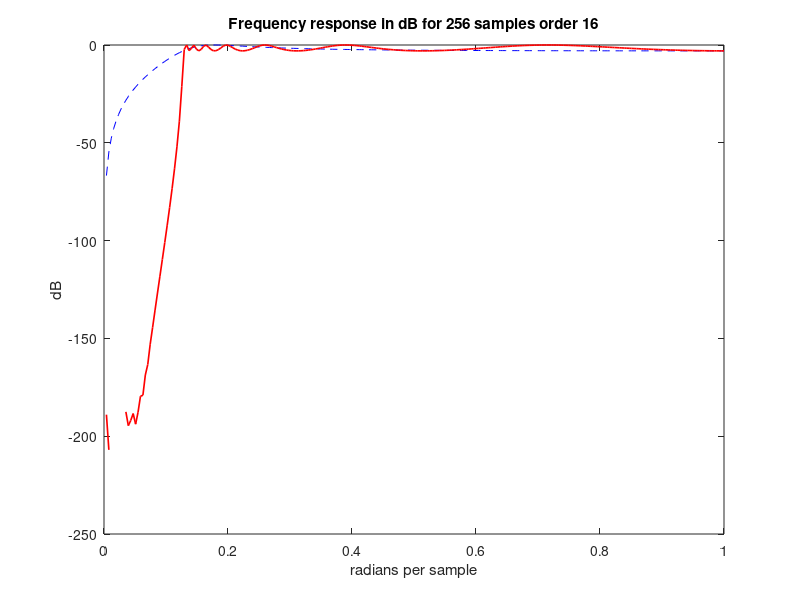

MATLAB code for this plot:
clear all; clc;
%%% a subquestion %%%
N = 2;      %order
samples = 256; %samples for plot
wc = 2;     %cuttof angular frequency rad/sec 
d_ripple = 3; %passband ripple in dB
Ts = 0.2;   %sampling period
fs = 1/Ts;  %sampling frequency
fmax = fs/2;
fc = wc/(2*pi);%cutoff frequency hz
fc_dig = fc/(fs/2); %normalize frequency 

[num1 , den1] = cheby1(N, d_ripple, fc_dig, "high", "z"); %fc_dig*2*pi because we want rad/sec
[hd, wd]=freqz(num1, den1, samples); %hd frequency response , wd angular frequency response

w = [0:1/(samples-1):1]; %normalized
figure();
plot(w, mag2db(abs(hd)), "Color", "b", "LineStyle","--", "LineWidth",0.7);
title("Frequency response in dB for 256 samples order 2");
ylabel("dB");
xlabel("radians per sample");
hold on;
%%% b subquestion %%%
N2= 16;
[num2 , den2] = cheby1(N2, d_ripple, fc_dig, "high", "z");
[hd2, wd2]=freqz(num2, den2, samples);
plot(w, mag2db(abs(hd2)), "Color", "r", "LineWidth", 1.2);
title("Frequency response in dB for 256 samples order 16");
ylabel("dB");
xlabel("radians per sample");
